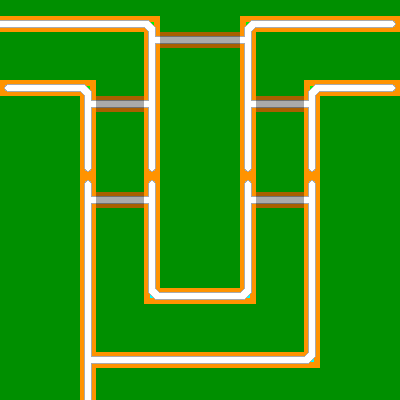

Tiled map render using the project's own tile images. Description and the whole map definition, tile-layer contents included, below:
An orthogonal 25x25 tile map with 16x16 px tiles, 2 tile layers (data, visuals), 2 tilesets.

<map version="1.0" orientation="orthogonal" renderorder="right-down" width="25" height="25" tilewidth="16" tileheight="16" nextobjectid="1">
 <tileset firstgid="1" source="../../tilesets/tileset_data.tsx" />
 <tileset firstgid="65" source="../../tilesets/tileset_visuals.tsx" />
 <layer name="data" width="25" height="25">
  <data encoding="csv">
1,1,1,1,1,1,1,1,1,1,1,1,1,1,1,1,1,1,1,1,1,1,1,1,1,
9,9,9,9,9,9,9,9,9,9,1,1,1,1,1,9,9,9,9,9,9,9,9,9,9,
1,1,1,1,1,1,1,1,1,9,11,11,11,11,11,9,1,1,1,1,1,1,1,1,1,
1,1,1,1,1,1,1,1,1,9,1,1,1,1,1,9,1,1,1,1,1,1,1,1,1,
1,1,1,1,1,1,1,1,1,9,1,1,1,1,1,9,1,1,1,1,1,1,1,1,1,
9,9,9,9,9,9,1,1,1,9,1,1,1,1,1,9,1,1,1,9,9,9,9,9,9,
1,1,1,1,1,9,11,11,11,9,1,1,1,1,1,9,11,11,11,9,1,1,1,1,1,
1,1,1,1,1,9,1,1,1,9,1,1,1,1,1,9,1,1,1,9,1,1,1,1,1,
1,1,1,1,1,9,1,1,1,9,1,1,1,1,1,9,1,1,1,9,1,1,1,1,1,
1,1,1,1,1,9,1,1,1,9,1,1,1,1,1,9,1,1,1,9,1,1,1,1,1,
1,1,1,1,1,9,1,1,1,9,1,1,1,1,1,9,1,1,1,9,1,1,1,1,1,
1,1,1,1,1,17,1,1,1,17,1,1,1,1,1,17,1,1,1,17,1,1,1,1,1,
1,1,1,1,1,17,19,19,19,17,1,1,1,1,1,17,19,19,19,17,1,1,1,1,1,
1,1,1,1,1,17,1,1,1,17,1,1,1,1,1,17,1,1,1,17,1,1,1,1,1,
1,1,1,1,1,17,1,1,1,17,1,1,1,1,1,17,1,1,1,17,1,1,1,1,1,
1,1,1,1,1,17,1,1,1,17,1,1,1,1,1,17,1,1,1,17,1,1,1,1,1,
1,1,1,1,1,17,1,1,1,17,1,1,1,1,1,17,1,1,1,17,1,1,1,1,1,
1,1,1,1,1,17,1,1,1,17,1,1,1,1,1,17,1,1,1,17,1,1,1,1,1,
1,1,1,1,1,17,1,1,1,17,17,17,17,17,17,17,1,1,1,17,1,1,1,1,1,
1,1,1,1,1,17,1,1,1,1,1,1,1,1,1,1,1,1,1,17,1,1,1,1,1,
1,1,1,1,1,17,1,1,1,1,1,1,1,1,1,1,1,1,1,17,1,1,1,1,1,
1,1,1,1,1,17,1,1,1,1,1,1,1,1,1,1,1,1,1,17,1,1,1,1,1,
1,1,1,1,1,17,17,17,17,17,17,17,17,17,17,17,17,17,17,17,1,1,1,1,1,
1,1,1,1,1,17,1,1,1,1,1,1,1,1,1,1,1,1,1,1,1,1,1,1,1,
1,1,1,1,1,17,1,1,1,1,1,1,1,1,1,1,1,1,1,1,1,1,1,1,1
</data>
 </layer>
 <layer name="visuals" width="25" height="25">
  <data encoding="csv">
1,1,1,1,1,1,1,1,1,1,1,1,1,1,1,1,1,1,1,1,1,1,1,1,1,
66,66,66,66,66,66,66,66,66,69,1,1,1,1,1,70,66,66,66,66,66,66,66,66,77,
1,1,1,1,1,1,1,1,1,74,81,81,81,81,81,76,1,1,1,1,1,1,1,1,1,
1,1,1,1,1,1,1,1,1,67,1,1,1,1,1,67,1,1,1,1,1,1,1,1,1,
1,1,1,1,1,1,1,1,1,67,1,1,1,1,1,67,1,1,1,1,1,1,1,1,1,
78,66,66,66,66,69,1,1,1,67,1,1,1,1,1,67,1,1,1,70,66,66,66,66,77,
1,1,1,1,1,74,81,81,81,76,1,1,1,1,1,74,81,81,81,76,1,1,1,1,1,
1,1,1,1,1,67,1,1,1,67,1,1,1,1,1,67,1,1,1,67,1,1,1,1,1,
1,1,1,1,1,67,1,1,1,67,1,1,1,1,1,67,1,1,1,67,1,1,1,1,1,
1,1,1,1,1,67,1,1,1,67,1,1,1,1,1,67,1,1,1,67,1,1,1,1,1,
1,1,1,1,1,80,1,1,1,80,1,1,1,1,1,80,1,1,1,80,1,1,1,1,1,
1,1,1,1,1,79,1,1,1,79,1,1,1,1,1,79,1,1,1,79,1,1,1,1,1,
1,1,1,1,1,74,81,81,81,76,1,1,1,1,1,74,81,81,81,76,1,1,1,1,1,
1,1,1,1,1,67,1,1,1,67,1,1,1,1,1,67,1,1,1,67,1,1,1,1,1,
1,1,1,1,1,67,1,1,1,67,1,1,1,1,1,67,1,1,1,67,1,1,1,1,1,
1,1,1,1,1,67,1,1,1,67,1,1,1,1,1,67,1,1,1,67,1,1,1,1,1,
1,1,1,1,1,67,1,1,1,67,1,1,1,1,1,67,1,1,1,67,1,1,1,1,1,
1,1,1,1,1,67,1,1,1,67,1,1,1,1,1,67,1,1,1,67,1,1,1,1,1,
1,1,1,1,1,67,1,1,1,71,66,66,66,66,66,72,1,1,1,67,1,1,1,1,1,
1,1,1,1,1,67,1,1,1,1,1,1,1,1,1,1,1,1,1,67,1,1,1,1,1,
1,1,1,1,1,67,1,1,1,1,1,1,1,1,1,1,1,1,1,67,1,1,1,1,1,
1,1,1,1,1,67,1,1,1,1,1,1,1,1,1,1,1,1,1,67,1,1,1,1,1,
1,1,1,1,1,74,66,66,66,66,66,66,66,66,66,66,66,66,66,72,1,1,1,1,1,
1,1,1,1,1,67,1,1,1,1,1,1,1,1,1,1,1,1,1,1,1,1,1,1,1,
1,1,1,1,1,67,1,1,1,1,1,1,1,1,1,1,1,1,1,1,1,1,1,1,1
</data>
 </layer>
</map>
